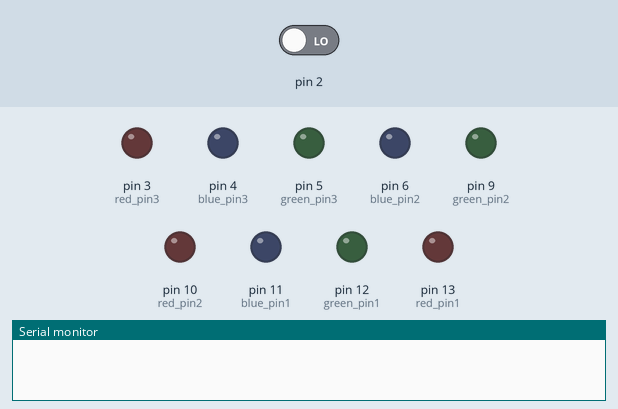
Simulated run of this sketch. Board: Arduino Uno, built with avr-gcc and run on an emulated ATmega328P. Shown: output pins drawn as LEDs (lit = HIGH), the last lines printed to the serial monitor. Inputs (shaded band) come from the test bench; at power-on: pin 2 LOW.

Above: at 1.2 s.
1.3 s: pin 2 driven HIGH
At 1.7 s:
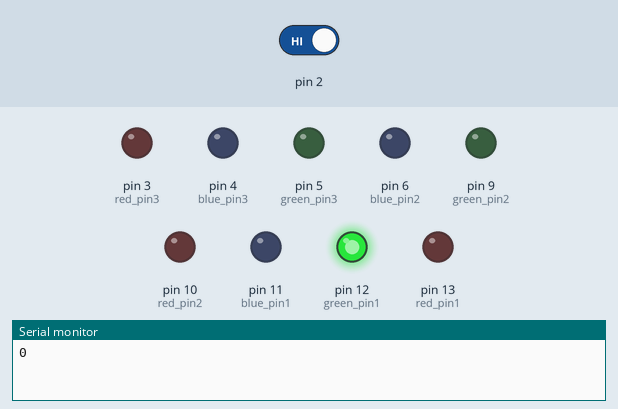
At 3.1 s:
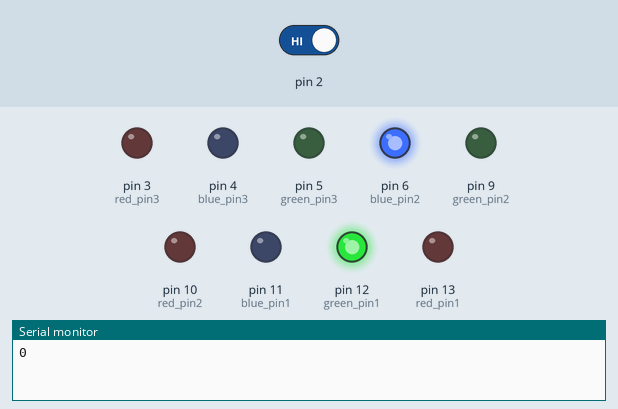
Timing chart, 0 to 19.3 s (numbered marks = the images above; inputs shaded):
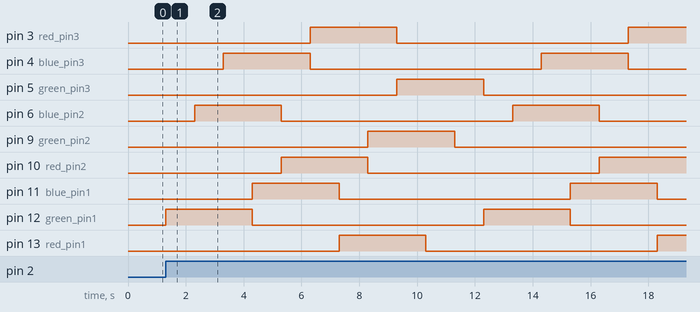

The sketch:

project_3colorLed.ino
```cpp
int red_pin1 = 13;
int green_pin1 = 12;
int blue_pin1 = 11;
int red_pin2 = 10;
int green_pin2 = 9;
int blue_pin2 = 6;
int red_pin3 = 3;
int green_pin3 = 5;
int blue_pin3 = 4;

void setup() {
  // put your setup code here, to run once:
  pinMode(red_pin1,OUTPUT);
  pinMode(green_pin1,OUTPUT);
  pinMode(blue_pin1,OUTPUT);
  pinMode(red_pin2,OUTPUT);
  pinMode(green_pin2,OUTPUT);
  pinMode(blue_pin2,OUTPUT);
  pinMode(red_pin3,OUTPUT);
  pinMode(green_pin3,OUTPUT);
  pinMode(blue_pin3,OUTPUT);
  pinMode(2,INPUT);
  Serial.begin(9600);
}

void loop() {
  // put your main code here, to run repeatedly:
  if(digitalRead(2)==HIGH){
    Serial.println(digitalRead(5));
    while(true){

    setColor1(LOW,HIGH,0);

    delay(1000);

    setColor2(0,0,255);

    delay(1000);

    setColor3(0,0,HIGH);

    delay(1000);

    setColor1(LOW,LOW,255);

    delay(1000);

    setColor2(255,0,0);

    delay(1000);

    setColor3(255,0,LOW);

    delay(1000);

    setColor1(HIGH,LOW,0);

    delay(1000);

    setColor2(0,255,0);

    delay(1000);

    setColor3(0,255,LOW);

    delay(1000);

    setColor1(LOW,LOW,0);

    delay(1000);

    setColor2(0,0,0);

    delay(1000);

    setColor3(0,0,LOW);
      }

    }
}

void setColor1(int red, int green, int blue){
    digitalWrite(red_pin1,red);
    digitalWrite(green_pin1,green);
    analogWrite(blue_pin1,blue);
  }

void setColor2(int red, int green, int blue){
    analogWrite(red_pin2,red);
    analogWrite(green_pin2,green);
    analogWrite(blue_pin2,blue);
  }

void setColor3(int red, int green, int blue){
    analogWrite(red_pin3,red);
    analogWrite(green_pin3,green);
    digitalWrite(blue_pin3,blue);
  }
```

Measured:
- after the input at 1.3 s, pin 3 (red_pin3): LOW → HIGH after 5.0 s, → LOW 3.0 s later, → HIGH 8.0 s later; pin 4 (blue_pin3): alternates HIGH for 3.0 s and LOW for 8.0 s, starting after 2.0 s
